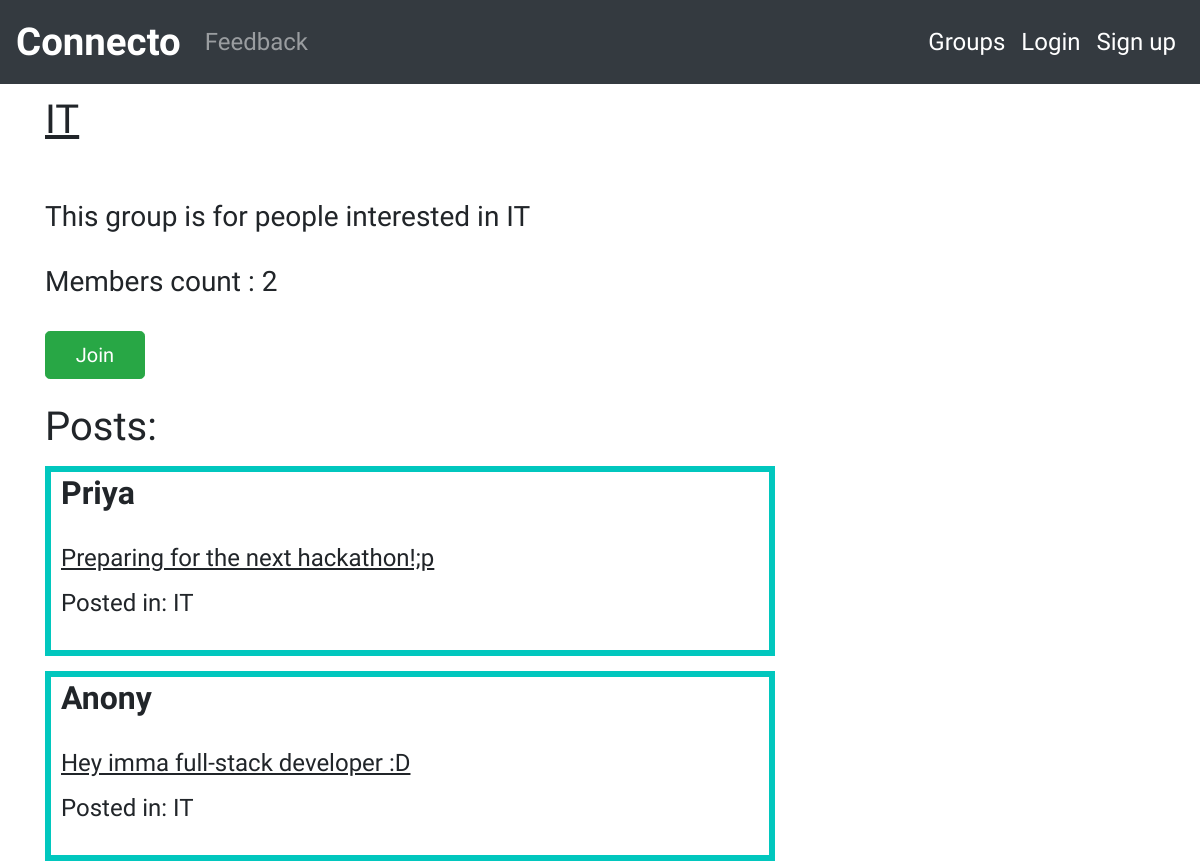
The app's page /group/posts/in/it/, older data.
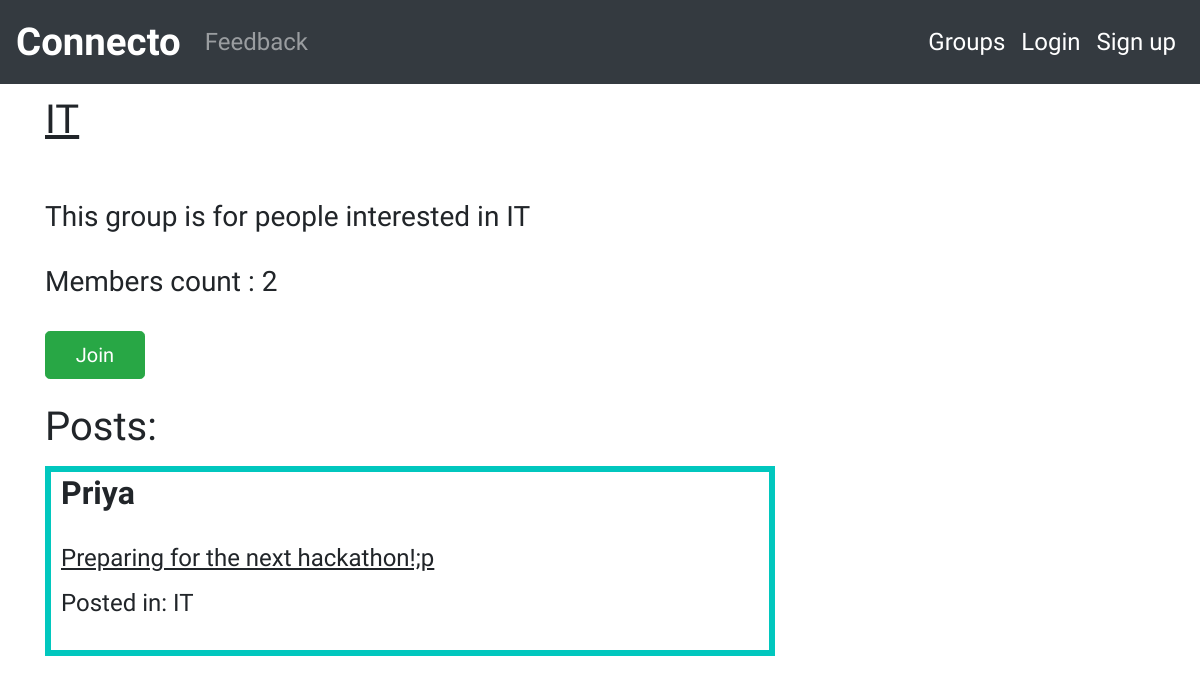
The same page, newer data.
### posts/models.py (models this page shows, shortened)
class Post(models.Model):
    user=models.ForeignKey(User,related_name='posts',on_delete=models.CASCADE)
    message=models.TextField()
    message_html=models.TextField(editable=False)
    created_at=models.DateTimeField(auto_now=True)
    group=models.ForeignKey(Group,related_name='posts',null=True,blank=True,on_delete=models.CASCADE)
    class Meta:
        ordering =['-created_at']
        unique_together=['user','message']

### groups/models.py (models this page shows, shortened)
class Group(models.Model):
    name=models.CharField(max_length=250,unique=True)
    slug=models.SlugField(allow_unicode=True,unique=True)
    description=models.TextField(blank=True,default='')
    description_html=models.TextField(editable=False,default='',blank=True)
    members=models.ManyToManyField(User,through="Groupmember")
    class Meta:
        ordering =['name']

### groups/views.py (the view)
# urls.py: re_path('posts/in/(?P<slug>[-\w]+)/',Singlegroup.as_view(),name="single"),
class Singlegroup(DetailView):
    model=Group

### groups/templates/groups/group_detail.html (shortened to what this page needs)
{% extends "groups/group_base.html"%}
{% block pregroup %}
    <div class="col-md-8">
    <h1><U> {{group.name}}</U></h1><br><br>
    <h3> {{group.description|safe}} </h3><br>
    <h3> Members count : {{group.members.count}}</h3><br>
    {% if user in group.members.all %}
        <a href="{% url "groups:leave" slug=group.slug %}" class="btn btn-lg btn-danger" id="jl"><span class="fas fa-sign-out-alt"></span>Leave</a>
    {% else %}
         <a href="{% url "groups:join" slug=group.slug %}" class="btn btn-lg btn-success" id="jl">Join</a>
    {% endif %}
    <br>
    </div>
{% endblock %}
{% block group_content%}
    <div class="col-md-8">
    <br>
     <h1> Posts:</h1>
        {% if not group.posts.count %}
            <h2> No posts yet</h2>
        {% else %}
            {% for post in group.posts.all%}
                {% include "posts/_post.html"%}
            {% endfor %}
        {% endif %}
    </div>
{% endblock%}

### posts/templates/posts/_post.html (shortened to what this page needs)
<div class="post-media">
    <h2><b>{{post.user.username}}</b></h2>
    <br>
        <div class="media-body">
            <h4> <U>{{post.message_html|safe}}</U></h4>
                {% if post.group %}
                    <h4>  Posted in: {{post.group.name}}</h4>
                    <br>
                {% endif %}
        </div>
    </div>

Row changes from the older to the newer data that the page shows:
removed Post: user.username "Anony", message_html "Hey imma full-stack developer :D", group.name "IT"
